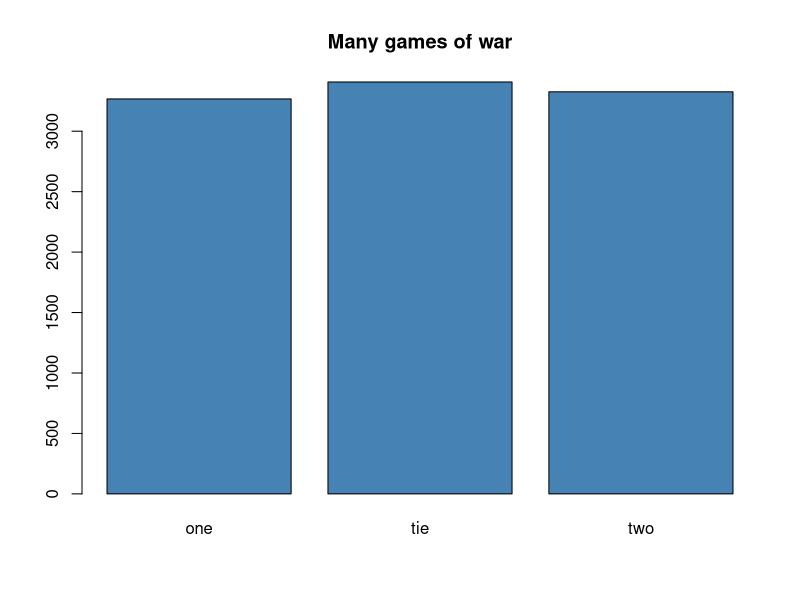
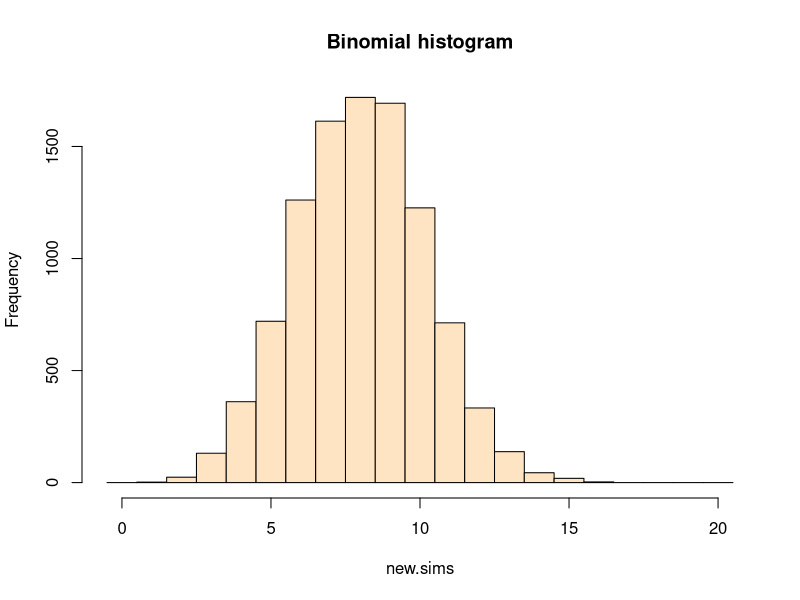

Write R code to recreate these figures, in order.
war<-function(){
 p.1<-sample(c(1,2,3),1)
 print(p.1)
 p.2<-sample(c(1,2,3),1)
 print(p.2)
 if (p.1==p.2){
   print("tie")
 } else {
   if (p.1>p.2){
     print("one")
   } else {
     print("two")
   }
 }
}

war()

nsim=10000
many.wars=replicate(nsim, war())
many.wars=="tie"
sum(many.wars=="tie")/nsim

wars.tab=table(many.wars)

barplot(wars.tab, main="Many games of war", 
        col="steelblue")

#####################################################

dbinom(0,size=1,prob=0.5)
dbinom(1,size=1,prob=0.5)
dbinom(5,size=1,prob=0.5)

dbinom(1, size=2,prob=0.5)
pbinom(1, 2, 0.5)
qbinom(0.75, size=2, prob=0.5)
qbinom(0.25, size=2, prob=0.5)

rbinom(1, size=2, prob=0.5)

sims=rbinom(nsim, size=2, prob=0.5)
#sims
mean(sims==0)
mean(sims==1)
mean(sims==2)

new.sims=rbinom(nsim, size=20, prob=0.4)
hist(new.sims, breaks=seq(-0.5,20.5,1), 
     main="Binomial histogram", 
     col="Bisque")
